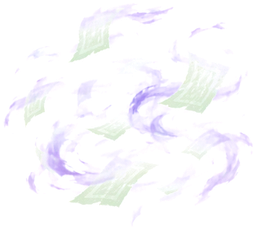
#> input picture dev/art/patrol/fx_gold.png, 256 x 230 px; its folder holds only this picture in this run
$ python cutchk.py ../patrol/fx_gold.png ../patrol/ground1.png 5
#> lines starting #> are read from the running program, lines starting #| are printed output that depends on the picture; after the words box and inside, x2 and y2 are one past the last pixel; in counts of white or black regions, pixels touching at a corner belong together
# 假透明（格仔底）：由邊緣灌水，淺灰低飽和＝背景
import sys, numpy as np
from PIL import Image
from scipy import ndimage
im=np.array(Image.open(sys.argv[1]).convert('RGB')).astype(float); names=sys.argv[2].split(','); h=int(sys.argv[3])
mx=im.max(2); mn=im.min(2); bgc=(mn>175)&(mx-mn<22)
#> after `mx = im.max(2)`:
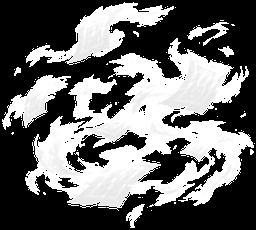
#> mx: shape (230, 256) float64; min 0, max 255, mean 105.2
#> after `mn = im.min(2)`:
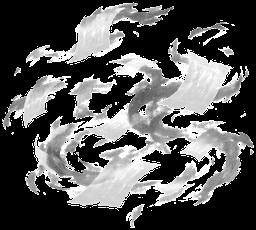
#> mn: shape (230, 256) float64; min 0, max 255, mean 85.3
#> after `bgc = (mn > 175) & (mx - mn < 22)`:
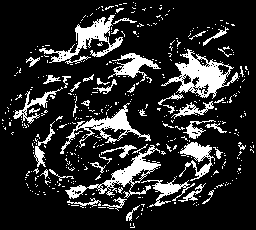
#> bgc: shape (230, 256) bool; 16.9% white; 428 white regions (381 under 20 px), largest, box (x1, y1, x2, y2) and area: (161, 49, 239, 99) 1418, (65, 145, 161, 199) 1116, (39, 15, 123, 64) 1109
lab,n=ndimage.label(bgc); border=set(np.unique(np.r_[lab[0],lab[-1],lab[:,0],lab[:,-1]]))-{0}
#> after `lab, n = ndimage.label(bgc)`:
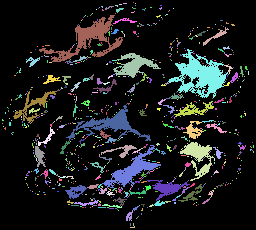
#> lab: shape (230, 256) int32; 859 distinct labels, from 0 to 858; one colour per label, 0 black
#> after `lab, n = ndimage.label(bgc)`: n = 858
#> after `border = set(np.unique(np.r_[lab[0], lab[-1], lab[:, 0], lab[:, -1]]))`: border = 0 items
bg=np.isin(lab,list(border))
#> bg: shape (230, 256) bool; every value is 0
bg=ndimage.binary_opening(bg,iterations=1)
fg=~bg; fg=ndimage.binary_fill_holes(fg)
#> after `fg = ~bg`: fg: shape (230, 256) bool; every value is 1
# 內部大片格仔（物件之間）都要清：細格以外嘅大塊淺灰
inner=bgc&~bg; lab2,n2=ndimage.label(inner); s=ndimage.sum(inner,lab2,range(1,n2+1))
#> after `lab2, n2 = ndimage.label(inner)`: n2 = 858
#> after `s = ndimage.sum(inner, lab2, range(1, n2 + 1))`: s = 858 values, max 1292 at index 120, min 1 at index 0, mean 11.59
for i,v in enumerate(s):
    if v>50: fg[lab2==i+1]=False
#> this loop made 858 passes
#> v on passes 1 to 3: 1, 4, 1
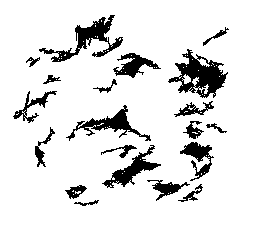
#> fg: shape (230, 256) bool; 88.5% white; 20 black regions, largest, box (x1, y1, x2, y2) and area: (168, 49, 228, 98) 1292, (39, 15, 123, 62) 1021, (66, 105, 151, 141) 739
a=ndimage.gaussian_filter(fg.astype(float),0.7)
rgba=np.dstack([im,a*255]).astype(np.uint8)
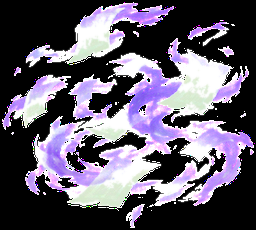
#> rgba: shape (230, 256, 4); mean R, G, B, A 94, 87.2, 103.4, 225.5; transparent parts drawn white
m=fg; labo,no=ndimage.label(ndimage.binary_dilation(m,iterations=6)); objs=ndimage.find_objects(labo)
#> after `labo, no = ndimage.label(ndimage.binary_dilation(m, iterations=6))`:
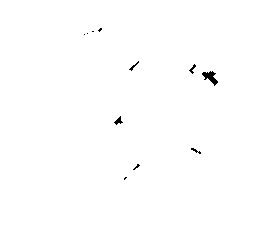
#> labo: shape (230, 256) int32; values 0 (black) and 1 (white), 99.6% white; 11 black regions (6 under 20 px), largest, box (x1, y1, x2, y2) and area: (202, 71, 218, 86) 112, (114, 116, 123, 125) 36, (189, 64, 196, 74) 26, (129, 61, 139, 71) 24, (191, 148, 201, 154) 22
#> after `labo, no = ndimage.label(ndimage.binary_dilation(m, iterations=6))`: no = 1
#> after `objs = ndimage.find_objects(labo)`: objs = 1 item
sz=ndimage.sum(m,labo,range(1,no+1)); keep=[i for i in range(no) if sz[i]>sz.max()*0.05]
#> after `sz = ndimage.sum(m, labo, range(1, no + 1))`: sz = [52114]
#> after `keep = [i for i in range(no) if sz[i] > sz.max() * 0.05]`: keep = [0]
c=[((objs[i][0].start+objs[i][0].stop)/2,(objs[i][1].start+objs[i][1].stop)/2,i) for i in keep]
#> c = [(115, 128, 0)]
c.sort(key=lambda t:t[0]); rows=[]
for t in c:
    if rows and abs(rows[-1][-1][0]-t[0])<150: rows[-1].append(t)
    else: rows.append([t])
#> this loop made 1 pass
#> after the loop, rows = [[(115, 128, 0)]]
order=[t for r in rows for t in sorted(r,key=lambda t:t[1])]; print('found',len(order))
#> after `order = [t for r in rows for t in sorted(r, key=lambda t: t[1])]`: order = [(115, 128, 0)]
#| found 1
for nm,(cy,cx,i) in zip(names,order):
    b=objs[i]; sub=rgba[b].copy(); sub[labo[b]!=i+1,3]=0
    o=Image.fromarray(sub); o=o.crop(o.getbbox())
    if o.height>h: o=o.resize((round(o.width*h/o.height),h),Image.LANCZOS)
    o.save(f'/home/claude/gb/art/patrol/{nm}.png'); print(nm,o.size)
#> this loop made 1 pass
#| ../patrol/ground1.png (6, 5)

$ run again, on dev/art/patrol/pr_barrier.png
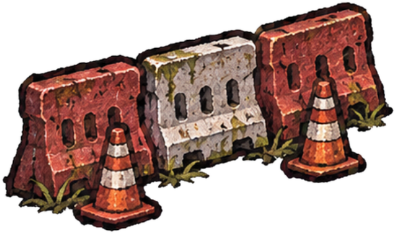
#> input picture dev/art/patrol/pr_barrier.png, 396 x 234 px
#> bgc: shape (234, 396) bool; 41.5% white; 54 white regions (46 under 20 px), largest, box (x1, y1, x2, y2) and area: (0, 0, 396, 234) 38075, (158, 100, 161, 123) 43, (162, 132, 171, 146) 37
#> `lab, n = ndimage.label(bgc)`:
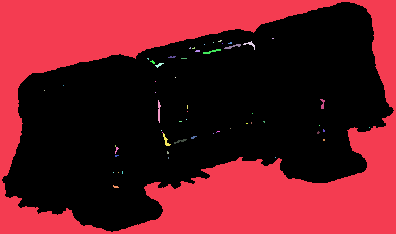
#> lab: shape (234, 396) int32; 58 distinct labels, from 0 to 57; one colour per label, 0 black
#> n = 57
#> border = 1 item
#> fg: shape (234, 396) bool; 59% white; 1 black region, box (x1, y1, x2, y2) and area: (0, 0, 396, 234) 38015
#> inner: shape (234, 396) bool; 0.51% white in thin lines or dots
#> lab2: shape (234, 396) int32; 92 distinct labels, from 0 to 91
#> n2 = 91
#> s = 91 values, max 43 at index 27, min 1 at index 0, mean 5.22
#> the loop `for i,v in enumerate(s):` made 91 passes
#> v on passes 1 to 8: 1, 16, 1, 2, 5, 30, 1, 6
#> `labo, no = ndimage.label(ndimage.binary_dilation(m, iterations=6))`:
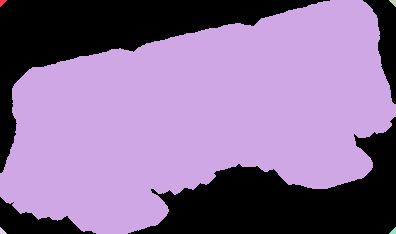
#> labo: shape (234, 396) int32; 6 distinct labels, from 0 to 5; one colour per label, 0 black
#> no = 5
#> objs = 5 items
#> sz = [1, 54645, 1, 1, 1]
#> keep = [1]
#> c = [(117, 198, 1)]
#> the loop `for t in c:` made 1 pass
#> after the loop `for t in c:`: rows = [[(117, 198, 1)]]
#> order = [(117, 198, 1)]
#| found 1
#> the loop `for nm,(cy,cx,i) in zip(names,order):` made 1 pass
#> (printed output is left out)
